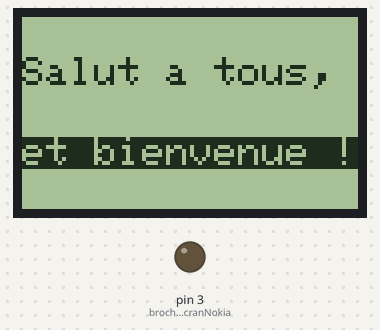
Recording of a sketch running on a simulated Arduino Nano, built with avr-gcc and run on an emulated ATmega328P. On the bench: 84×48 one-colour display, output pins drawn as LEDs (lit = HIGH). What the sketch prints to the serial monitor is not drawn.

Above: at 0.7 s.
At 3.8 s:
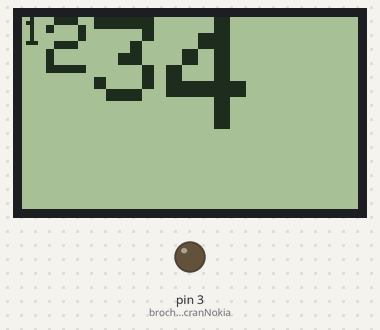
At 6.8 s:
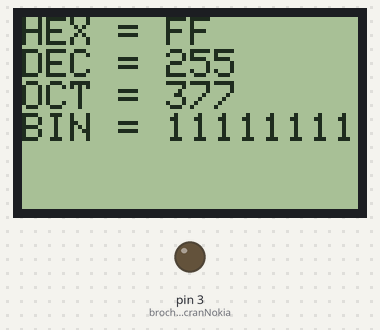
At 9.8 s:
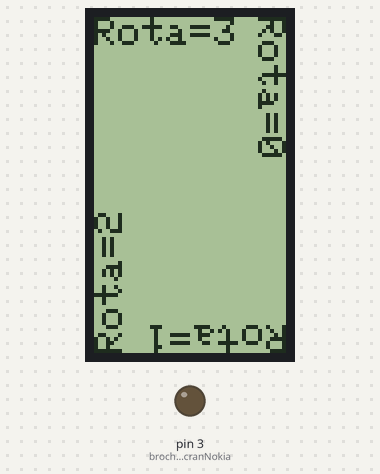

The sketch:

prgArduino-1-EcritureDeTexte.ino
```cpp
/*
   ______               _                  _///_ _           _                   _
  /   _  \             (_)                |  ___| |         | |                 (_)
  |  [_|  |__  ___  ___ _  ___  _ __      | |__ | | ___  ___| |_ _ __ ___  _ __  _  ___  _   _  ___
  |   ___/ _ \| __|| __| |/ _ \| '_ \_____|  __|| |/ _ \/  _|  _| '__/   \| '_ \| |/   \| | | |/ _ \
  |  |  | ( ) |__ ||__ | | ( ) | | | |____| |__ | |  __/| (_| |_| | | (_) | | | | | (_) | |_| |  __/
  \__|   \__,_|___||___|_|\___/|_| [_|    \____/|_|\___|\____\__\_|  \___/|_| |_|_|\__  |\__,_|\___|
                                                                                      | |
                                                                                      \_|
  Fichier :       prgArduino-1-EcritureDeTexte.ino

  Description :   Programme permettant d'écrire du texte sur un écran compatible Nokia 5110 (PCD8544),
                  avec un Arduino Nano, via un convertisseur de niveau logique à 8 canaux (TXS0108E)

  Remarques :     - la librairie utilisée ici sera la PCD8544 d'Adafruit (https://github.com/adafruit/Adafruit-PCD8544-Nokia-5110-LCD-library)
                  - certaines fonctionnalités d'affichage sont importées de la librairie GFX d'Adafruit (https://github.com/adafruit/Adafruit-GFX-Library)

  Auteur :        Jérôme TOMSKI (https://passionelectronique.fr/)
  Créé le :       05.12.2023

*/

// Inclusion de la librairie PCD8544 de Adafruit
#include <Adafruit_PCD8544.h>

// Définition des broches de raccordemenet Arduino ↔ convertisseur ↔ écranNokia
#define brocheD3_arduino_vers_brocheLIGHT_ecranNokia  3
#define brocheD4_arduino_vers_brocheCLK_ecranNokia    4
#define brocheD5_arduino_vers_brocheDIN_ecranNokia    5
#define brocheD6_arduino_vers_brocheDC_ecranNokia     6
#define brocheD7_arduino_vers_brocheCE_ecranNokia     7
#define brocheD8_arduino_vers_brocheRST_ecranNokia    8

// Instanciation de cette librairie, de telle sorte : "Adafruit_PCD8544(CLK,DIN,D/C,CE,RST);"
Adafruit_PCD8544 ecranNokia5110 = Adafruit_PCD8544(brocheD4_arduino_vers_brocheCLK_ecranNokia, brocheD5_arduino_vers_brocheDIN_ecranNokia, brocheD6_arduino_vers_brocheDC_ecranNokia, brocheD7_arduino_vers_brocheCE_ecranNokia, brocheD8_arduino_vers_brocheRST_ecranNokia);


// ========================
// Initialisation programme
// ========================
void setup() {

  // Initialisation de la liaison série (PC <-> Arduino Nano), juste en cas de besoin, au niveau débug
  Serial.begin(9600);
  Serial.println(F("================================================================="));
  Serial.println(F("Exemple #1 : écriture de texte, sur l'écran compatible Nokia 5110"));
  Serial.println(F("================================================================="));
  Serial.println("");

  // Allumage du rétroéclairage de l'écran
  pinMode(brocheD3_arduino_vers_brocheLIGHT_ecranNokia, OUTPUT);
  digitalWrite(brocheD3_arduino_vers_brocheLIGHT_ecranNokia, LOW);

  // Écran Nokia 5110
	ecranNokia5110.begin();             // Initialisation
  ecranNokia5110.setContrast(56);     // Changement du contraste (entre 0 et 127) → à ajuster soi-même, au besoin
  ecranNokia5110.setBias(4);          // Changement du biais (entre 0 et 7)       → à ajuster soi-même, au besoin
  delay(500);

}


// =================
// Boucle principale
// =================
void loop() {

  // Remarques :
  //    - clearDisplay() permet de vider la mémoire tampon de l'écran
  //    - display() permet d'envoyer le contenu de la mémoire tampon de l'écran à l'écran
  //    - setTextSize(taille) permet de sélectionner la taille du texte à afficher (tailles possibles : 1, 2, 3, …)
  //    - setTextColor(couleur) permet "d'écrire" de la couleur indiquée (par exemple, "BLACK" permet d'écrire en noir sur l'écran LCD)
  //    - setTextColor(couleur, fond) permet "d'écrire" de la couleur indiquée sur le fond spécifié (par exemple, "WHITE, BLACK" permet d'écrire en blanc sur fond noir)
  //    - setCursor(x,y) permet de positionner le "curseur" à la position (x,y) (x correspondant au nbre de pixels sur l'axe horizontal, et y le nbre de px sur l'axe vertical ; l'origine étant en haut/à gauche)
  //    - print(texte) permet d'écrire du texte, à la position courante du "curseur"
  //    - println(texte) permet d'écrire du texte à la position courante du "curseur", puis de faire un saut à la ligne (déplace le curseur vers le bas pour la ligne suivante, donc)
  //    - print(nombre, base) permet d'écrire un nombre à l'écran, dans la base indiquée, avec HEX (hexadécimal) pour la base 16, DEC (décimal) pour base 10, OCT (octal) pour base 8, et BIN (binaire) pour la base 2
  //      exemples : print(0xFF, HEX) affichera "FF", et print(0xFF, DEC) affichera 255 (puisque 0xFF en hexadécimal/base16 vaut 255 en décimal/base10)
  //    - setRotation(nombreDeFois90Degres) permet de faire tourner le sens d'écriture à l'écran, dans le sens inverse des aiguilles d'une montre
  //      (avec 0 = aucune rotation, 1 = 90° de rotation, 2 = 180°, et 3 = 270°)
  //    - certains accents s'affichent mal à l'écran, c'est pourquoi je les ai enlevé (et mis par exemple "Bonjour a tous", à la place de "Bonjour à tous"


  // Affiche le texte "Bonjour à tous" et "bienvenue" à l'écran
  ecranNokia5110.clearDisplay();
  ecranNokia5110.setTextSize(1);
  ecranNokia5110.setTextColor(BLACK);           // Texte en "noir sur fond blanc"
  ecranNokia5110.setCursor(0,10);
  ecranNokia5110.println("Salut a tous,");
  ecranNokia5110.setTextColor(WHITE, BLACK);    // Texte en "blanc sur fond noir"
  ecranNokia5110.setCursor(0,30);
  ecranNokia5110.println("et bienvenue !");
  ecranNokia5110.display();
  delay(3000);


  // Affiche du texte en taille 1, 2, 3, et 4
  ecranNokia5110.clearDisplay();
  ecranNokia5110.setTextColor(BLACK);
  ecranNokia5110.setCursor(0,0);
  ecranNokia5110.setTextSize(1);
  ecranNokia5110.print("1");
  ecranNokia5110.setTextSize(2);
  ecranNokia5110.print("2");
  ecranNokia5110.setTextSize(3);
  ecranNokia5110.print("3");
  ecranNokia5110.setTextSize(4);
  ecranNokia5110.print("4");
  ecranNokia5110.display();
  delay(3000);


  // Affiche le nombre "0xFF", en différent format (=FF en hexadécimal, =255 en décimal, =377 en octal, et =1111 1111 en binaire)
  int nombre = 0xFF;
  ecranNokia5110.clearDisplay();
  ecranNokia5110.setTextSize(1);
  ecranNokia5110.setCursor(0,0);
  ecranNokia5110.print("HEX = ");
  ecranNokia5110.println(nombre, HEX);
  ecranNokia5110.print("DEC = ");
  ecranNokia5110.println(nombre, DEC);
  ecranNokia5110.print("OCT = ");
  ecranNokia5110.println(nombre, OCT);
  ecranNokia5110.print("BIN = ");
  ecranNokia5110.println(nombre, BIN);
  ecranNokia5110.display();
  delay(3000);


  // Rotation du sens d'écriture à l'écran, en se servant de la fonction "setRotation(nbreDeFois90degres)"
  // Nota 1 : le sens de rotation est l'inverse de celui des aiguilles d'une montre
  // Nota 2 : pour simplifier, setRotation(0) = aucune rotation, setRotation(1) = 90°, setRotation(2) = 180°, et setRotation(3) = 270° de rotation
  ecranNokia5110.clearDisplay();
  for (int nbreDeFois90DegresAtourner = 0 ; nbreDeFois90DegresAtourner < 4 ; nbreDeFois90DegresAtourner++) {
    ecranNokia5110.setRotation(nbreDeFois90DegresAtourner);
    ecranNokia5110.setCursor(0,0);
    ecranNokia5110.print("Rota=");
    ecranNokia5110.print(nbreDeFois90DegresAtourner);
  }
  ecranNokia5110.display();
  delay(3000);


  // Et on reboucle à l'infini (après avoir remis l'écran dans le bon sens, bien entendu !)
  ecranNokia5110.setRotation(0);

}
```

Measured:
- by itself, everything shown: repeats every 12.1 s, in 4 steps
- what the display in image 0 shows lasts 3.0 s, from 0.7 s to 3.7 s
